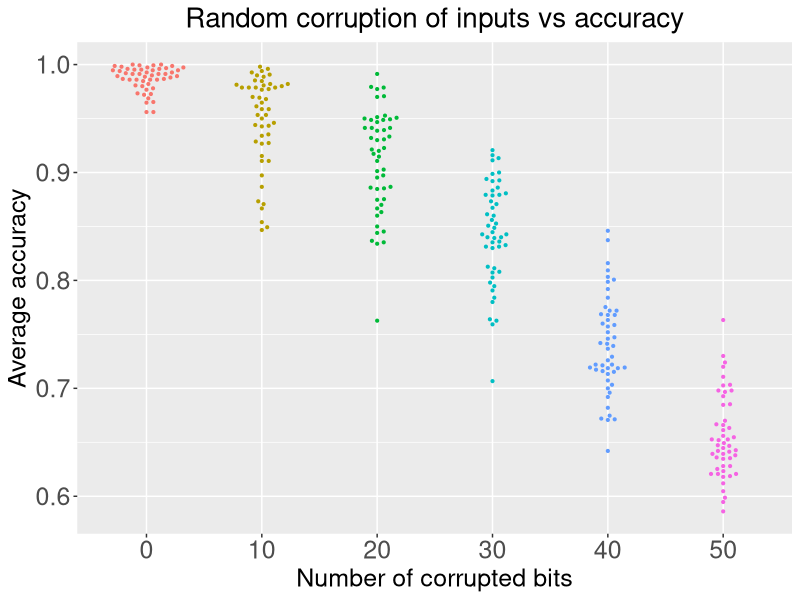

Source code (R):
library(dplyr)
library(tidyr)
library(ggbeeswarm)

x0 = read.table('s100_n15_c0.tsv',sep='\t',header = 1)['avg..acc']
x10 = read.table('s100_n15_c10.tsv',sep='\t',header = 1)['avg..acc']
x20 = read.table('s100_n15_c20.tsv',sep='\t',header = 1)['avg..acc']
x30 = read.table('s100_n15_c30.tsv',sep='\t',header = 1)['avg..acc']
x40 = read.table('s100_n15_c40.tsv',sep='\t',header = 1)['avg..acc']
x50 = read.table('s100_n15_c50.tsv',sep='\t',header = 1)['avg..acc']

df = tibble(n=1:50, 
            '0'=x0, 
            '10'=x10, 
            '20'=x20,
            '30'=x30,
            '40'=x40,
            '50'=x50)

p = df %>% 
  pivot_longer(!n, names_to="num. corrupted") %>%
  ggplot(aes(x=`num. corrupted`, y=value$avg..acc, col=`num. corrupted`)) +
  geom_beeswarm(size=0.75) +
  ggtitle("Random corruption of inputs vs accuracy") +
  xlab("Number of corrupted bits") + 
  ylab("Average accuracy") +
  theme(plot.title = element_text(size=20, hjust=0.5),
        axis.title.x = element_text(size=18),
        axis.title.y = element_text(size=18),
        axis.text.x = element_text(size=18),
        axis.text.y = element_text(size=18),
        legend.position="none"
  )
